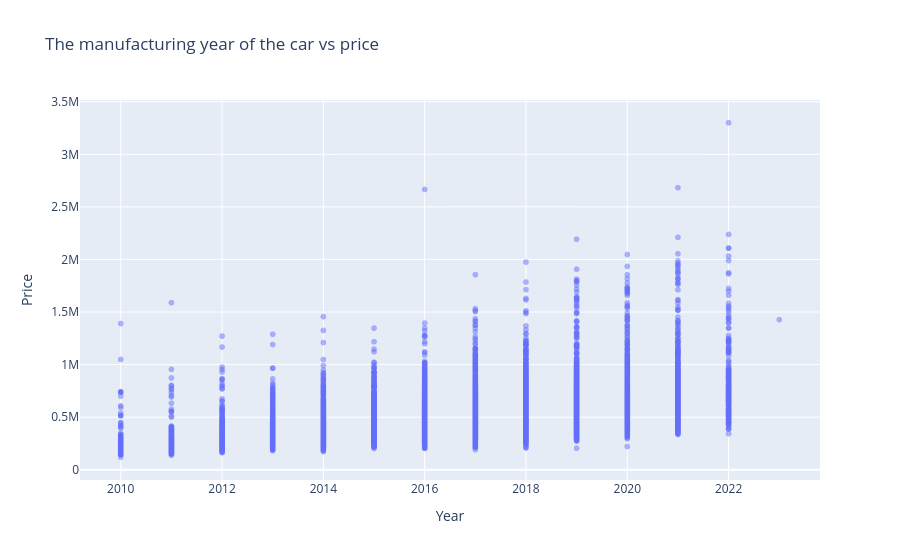

Here is the notebook cell this chart was saved with:
### Markdown cell above
Scatter plots are the graphs that present the relationship between two variables in a data-set. It represents data points on a two-dimensional plane or on a Cartesian system. The independent variable or attribute is plotted on the X-axis, while the dependent variable is plotted on the Y-axis. These plots are often called scatter graphs or scatter diagrams.

### Code cell
# Sample data
x = df['Year']
y = df['Price']

# Create a scatter plot with Plotly
fig = px.scatter(df, x='Year', y='Price', opacity=0.5, title='The manufacturing year of the car vs price')

# Show the plot
fig.show()

### Figure 1 — Plotly figure (JSON) as saved in the notebook; plotly's stock layout.template omitted (floating-point values rounded to 4 significant figures; data arrays with more than 128 entries replaced by an {"elided": "..."} marker saying what was removed)
{"data": [{"hovertemplate": "Year=%{x}<br>Price=%{y}<extra></extra>", "legendgroup": "", "marker": {"color": "#636efa", "opacity": 0.5, "symbol": "circle"}, "mode": "markers", "name": "", "showlegend": false, "type": "scattergl", "x": {"elided": "8011 int values"}, "xaxis": "x", "y": {"elided": "8011 int values"}, "yaxis": "y"}], "layout": {"legend": {"tracegroupgap": 0}, "title": {"text": "The manufacturing year of the car vs price"}, "xaxis": {"anchor": "y", "domain": [0, 1], "title": {"text": "Year"}}, "yaxis": {"anchor": "x", "domain": [0, 1], "title": {"text": "Price"}}}}
